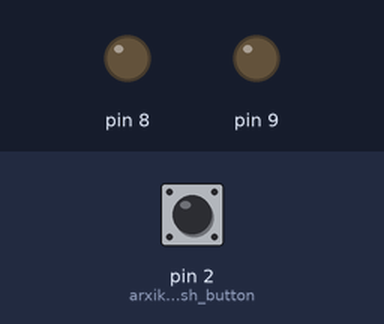
Recording of a sketch running on a simulated Arduino Uno, built with avr-gcc and run on an emulated ATmega328P. Parts: output pins drawn as LEDs (lit = HIGH). The inputs (shaded band) are chosen by the test bench; at power-on: pin 2 (arxikopoihsh_button) HIGH.

Above: at 1.2 s.
1.3 s: pin 2 (arxikopoihsh_button) pulled LOW for 0.15 s
At 2.4 s:
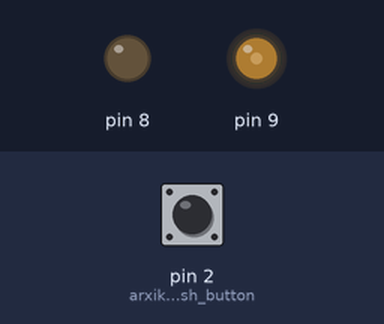
2.9 s: pin 2 (arxikopoihsh_button) pulled LOW for 1 s
At 3.6 s:
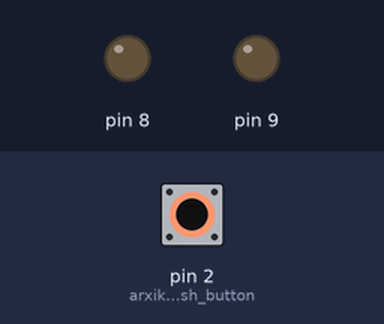
5.4 s: pin 2 (arxikopoihsh_button) pulled LOW for 3.2 s
At 6.7 s:
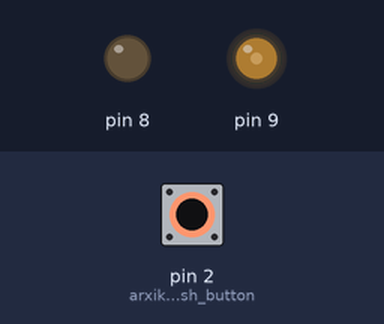
Timing chart, 0 to 8.4 s (numbered marks = the images above; inputs shaded):
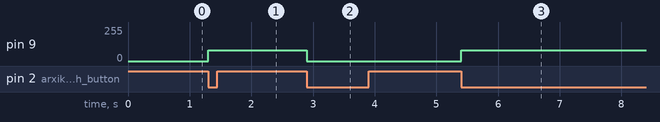

The sketch:

button.ino
```cpp
bool buttonState=1;
bool lastButtonState = 1;
bool ledState=0;

void setup() {
  pinMode(8,OUTPUT);
  pinMode(9,OUTPUT);
  pinMode(2,INPUT_PULLUP); //arxikopoihsh button
  digitalWrite(8,LOW);

}

void loop() {
  buttonState = digitalRead(2); //diabazei ton palmo tou button


  if(lastButtonState==HIGH && buttonState==LOW){
    ledState = !ledState;
    analogWrite(9,80*ledState);
  }
  lastButtonState = buttonState;

}
```

Measured:
- after the input at 1.3 s, pin 9: 0/255 → 80/255 at once
- after the input at 2.9 s, pin 9: 80/255 → 0/255 at once
- after the input at 5.4 s, pin 9: 0/255 → 80/255 at once
